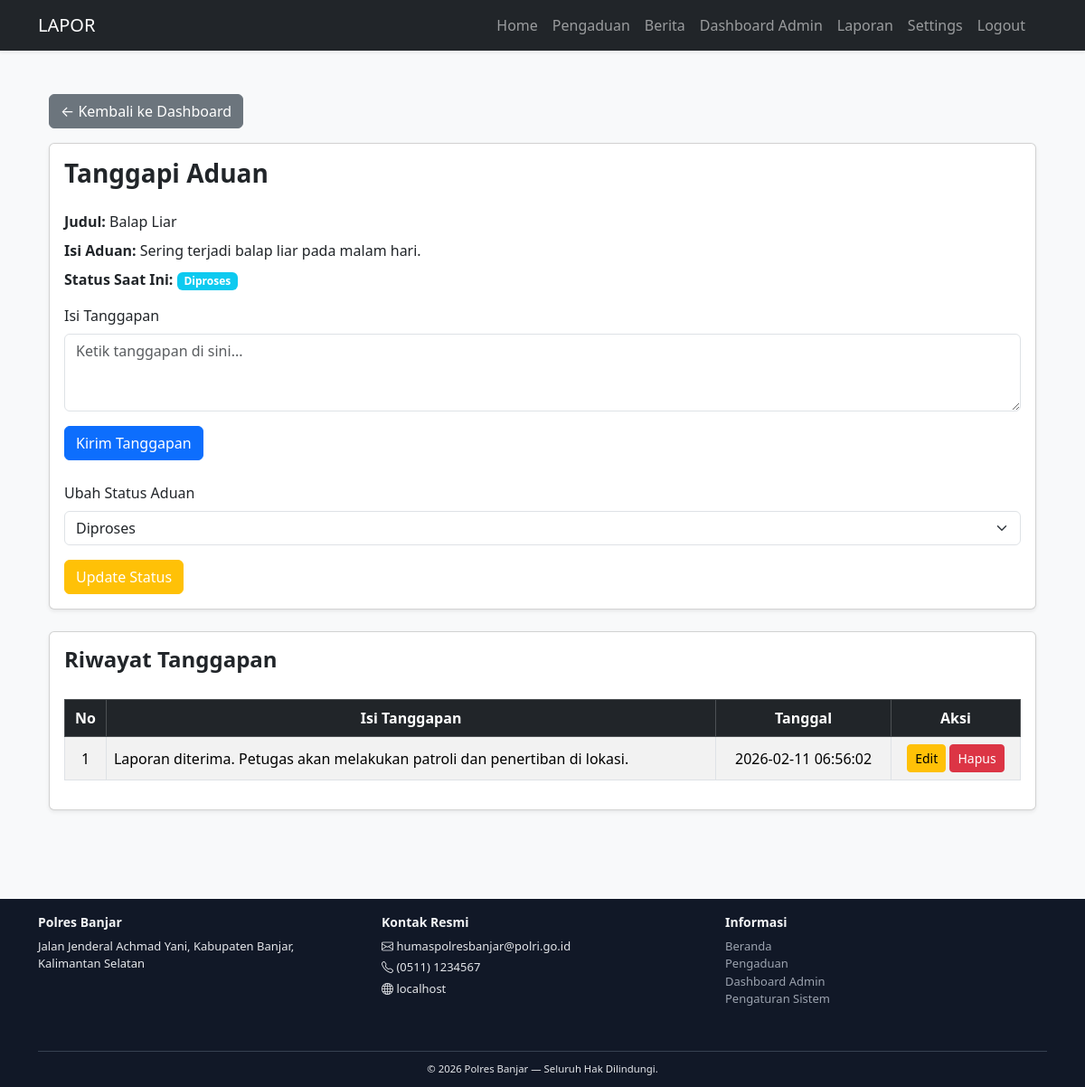
The app's page /index.php?page=tanggapan&id=8 (signed in) with its own data.
### tables this page shows
CREATE TABLE `pengaduan` (
  `id_pengaduan` int(11) NOT NULL,
  `id_user` int(11) DEFAULT NULL,
  `notif_admin` tinyint(1) NOT NULL DEFAULT 0,
  `id_kategori` int(11) NOT NULL,
  `judul` varchar(150) NOT NULL,
  `isi_aduan` text NOT NULL,
  `lokasi` varchar(150) DEFAULT NULL,
  `bukti` varchar(255) DEFAULT NULL,
  `status` enum('Menunggu','Diproses','Selesai','Public') DEFAULT 'Menunggu',
  `tanggal_selesai` datetime DEFAULT NULL,
  `created_at` timestamp NOT NULL DEFAULT current_timestamp(),
  `updated_at` timestamp NOT NULL DEFAULT current_timestamp() ON UPDATE current_timestamp(),
  `id_lokasi` int(11) DEFAULT NULL,
  `bukti_file` varchar(255) DEFAULT NULL
);

CREATE TABLE `tanggapan` (
  `id_tanggapan` int(11) NOT NULL,
  `id_pengaduan` int(11) NOT NULL,
  `id_admin` int(11) NOT NULL,
  `isi_tanggapan` text NOT NULL,
  `tanggal` timestamp NOT NULL DEFAULT current_timestamp(),
  `created_at` timestamp NOT NULL DEFAULT current_timestamp()
);

### index.php (called while the page is built, shortened)
<?php
$page = isset($_GET['page']) ? $_GET['page'] : 'home';
include 'views/header.php';
include route($page);
include 'views/footer.php';

### views/tanggapan.php (the view, shortened to what this page needs)
<?php
$id = intval($_GET['id']);
$cek = mysqli_query($conn, "SELECT * FROM pengaduan WHERE id_pengaduan = $id");
$adu = mysqli_fetch_assoc($cek);
?>
<div class="container mt-4 mb-5">
  <a href="admin" class="btn btn-secondary mb-3">&larr; Kembali ke Dashboard</a>
  <div class="card shadow-sm mb-4">
    <div class="card-body">
      <h3 class="card-title mb-3">Tanggapi Aduan</h3>
      <div class="mb-2"><strong>Judul:</strong> <?= htmlspecialchars($adu['judul']) ?></div>
      <div class="mb-2"><strong>Isi Aduan:</strong> <?= htmlspecialchars($adu['isi_aduan']) ?></div>
      <div class="mb-3">
        <strong>Status Saat Ini:</strong>
        <span class="badge bg-info"><?= htmlspecialchars($adu['status']) ?></span>
      </div>
      <form method="post" class="mb-4">
        <div class="mb-3">
          <label class="form-label">Isi Tanggapan</label>
          <textarea name="isi" class="form-control" rows="3" placeholder="Ketik tanggapan di sini..." required></textarea>
        </div>
        <button type="submit" class="btn btn-primary">Kirim Tanggapan</button>
      </form>
      <form method="post">
        <div class="mb-3">
          <label class="form-label">Ubah Status Aduan</label>
          <select name="status" class="form-select" required>
            <option value="Diproses" <?= ($adu['status'] == "Diproses" ? "selected" : "") ?>>Diproses</option>
          </select>
        </div>
        <button type="submit" class="btn btn-warning text-white">Update Status</button>
      </form>
    </div>
  </div>
  <div class="card shadow-sm">
    <div class="card-body">
      <h4 class="card-title mb-3">Riwayat Tanggapan</h4>
      <div class="table-responsive">
        <table class="table table-bordered table-striped align-middle text-center">
          <thead class="table-dark">
            <tr>
              <th>No</th>
              <th>Isi Tanggapan</th>
              <th>Tanggal</th>
              <th>Aksi</th>
            </tr>
          </thead>
          <tbody>
            <?php
            $t = mysqli_query($conn, "
                SELECT * FROM tanggapan
                WHERE id_pengaduan = $id
                ORDER BY created_at DESC
            ");
            $no = 1;
            while ($row = mysqli_fetch_assoc($t)): ?>
              <tr>
                <td><?= $no++ ?></td>
                <td class="text-start"><?= nl2br(htmlspecialchars($row['isi_tanggapan'])) ?></td>
                <td><?= $row['created_at'] ?></td>
                <td>
                  <a href="index.php?page=edit_tanggapan&id=<?= $row['id_tanggapan'] ?>" class="btn btn-sm btn-warning">Edit</a>
                  <a href="hapus_tanggapan.php?id=<?= $row['id_tanggapan'] ?>" class="btn btn-sm btn-danger" onclick="return confirm('Yakin hapus tanggapan ini?')">Hapus</a>
                </td>
              </tr>
            <?php endwhile; ?>
          </tbody>
        </table>
      </div>
    </div>
  </div>
</div>

### assets/css/style.css (style rules this page uses)
.card-title { font-weight: 600; height: 42px; overflow: hidden; display: -webkit-box; -webkit-line-clamp: 2; -webkit-box-orient: vertical; }

### views/header.php (style rules this page uses)
html, body { height: 100%; margin: 0; }
body { display: flex; flex-direction: column; background-color: #f8f9fa; }

### records on screen
pengaduan: judul "Balap Liar", isi_aduan "Sering terjadi balap liar pada malam hari.", status "Diproses"
tanggapan: isi_tanggapan "Laporan diterima. Petugas akan melakukan patroli dan penertiban di lokasi.", created_at "2026-02-11 06:56:02"

### other values on screen
sys('site_name', 'LAPOR') "LAPOR"
$get('site_name', 'Polres Banjar') "Polres Banjar"
$get('email_service', 'humaspolresbanjar@polri.go.id') "humaspolresbanjar@polri.go.id"
$get('whatsapp', '(0511) 1234567') "(0511) 1234567"
$_SERVER['HTTP_HOST'] "localhost"
